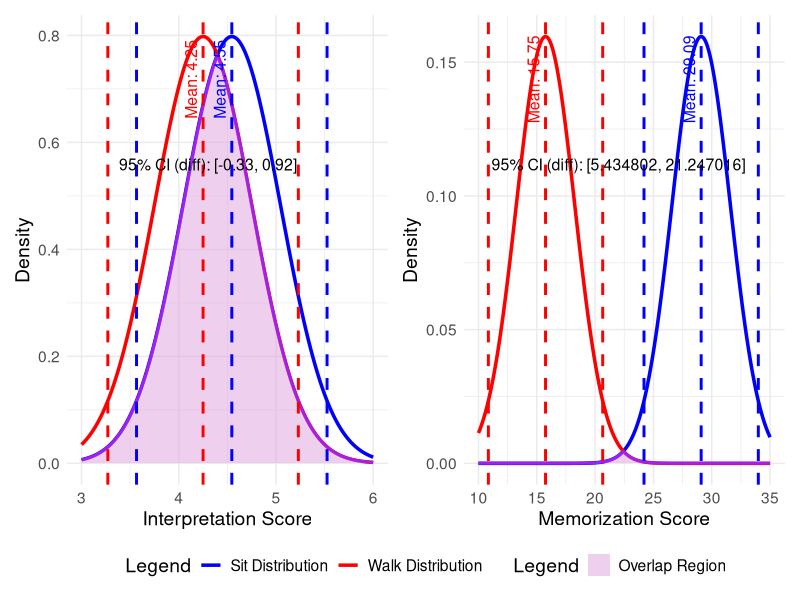

Write the R code that produced this figure.
# Install required packages if not already installed
# install.packages("ggplot2")
# install.packages("patchwork")
# install.packages("dplyr")
library(ggplot2)
library(patchwork)
library(dplyr)

## Plot 1: Interpretation Scores

# Define parameters for interpretation scores based on the provided test results
mean_sit_interp <- 4.545455  # Mean for sit_interp
mean_walk_interp <- 4.250000 # Mean for walk_interp
sd_interp <- 0.5             # Assumed standard deviation for demonstration
ci_lower_interp <- -0.33     # 95% CI for difference in means (annotation only)
ci_upper_interp <- 0.92

# Create a sequence of x-values covering both distributions
x_values_interp <- seq(3, 6, length.out = 1000)
df_interp <- data.frame(x = x_values_interp) %>%
  mutate(density_sit = dnorm(x, mean = mean_sit_interp, sd = sd_interp),
         density_walk = dnorm(x, mean = mean_walk_interp, sd = sd_interp),
         overlap = pmin(density_sit, density_walk))
max_density_interp <- max(c(df_interp$density_sit, df_interp$density_walk))

p1 <- ggplot(df_interp, aes(x = x)) +
  # Plot the distributions with specified colors
  geom_line(aes(y = density_sit, color = "Sit Distribution"), size = 1.2) +
  geom_line(aes(y = density_walk, color = "Walk Distribution"), size = 1.2) +
  # Shade the overlapping region in light green and outline it in purple
  geom_area(aes(y = overlap, fill = "Overlap Region"), alpha = 0.5) +
  geom_line(aes(y = overlap), color = "purple", size = 1) +
  # Add vertical dashed lines for the means
  geom_vline(xintercept = mean_sit_interp, linetype = "dashed", color = "blue", size = 1) +
  geom_vline(xintercept = mean_walk_interp, linetype = "dashed", color = "red", size = 1) +
  # Add dashed lines for the 95% CI for each distribution (using qnorm)
  geom_vline(xintercept = qnorm(0.025, mean = mean_sit_interp, sd = sd_interp), linetype = "dashed", color = "blue", size = 1) +
  geom_vline(xintercept = qnorm(0.975, mean = mean_sit_interp, sd = sd_interp), linetype = "dashed", color = "blue", size = 1) +
  geom_vline(xintercept = qnorm(0.025, mean = mean_walk_interp, sd = sd_interp), linetype = "dashed", color = "red", size = 1) +
  geom_vline(xintercept = qnorm(0.975, mean = mean_walk_interp, sd = sd_interp), linetype = "dashed", color = "red", size = 1) +
  # Annotate the means
  annotate("text", x = mean_sit_interp, y = max_density_interp * 0.9, 
           label = paste("Mean:", round(mean_sit_interp, 2)), 
           color = "blue", angle = 90, vjust = -0.5, size = 4) +
  annotate("text", x = mean_walk_interp, y = max_density_interp * 0.9, 
           label = paste("Mean:", round(mean_walk_interp, 2)), 
           color = "red", angle = 90, vjust = -0.5, size = 4) +
  # Annotate the confidence interval for the difference in means
  annotate("text", x = 4.3, y = max_density_interp * 0.7, 
           label = paste("95% CI (diff): [", ci_lower_interp, ", ", ci_upper_interp, "]", sep=""), 
           size = 4, color = "black") +
  labs(x = "Interpretation Score", y = "Density",
       color = "Legend", fill = "Legend") +
  scale_color_manual(values = c("Sit Distribution" = "blue",
                                "Walk Distribution" = "red",
                                "Overlap Region" = "purple")) +
  scale_fill_manual(values = c("Overlap Region" = "plum")) +
  theme_minimal() +
  theme(text = element_text(size = 14),
        plot.title = element_blank())

## Plot 2: Memorization Scores

# Define parameters for memorization scores based on the provided test results
mean_sit_memor <- 29.09091  # Mean for sit_memor
mean_walk_memor <- 15.75    # Mean for walk_memor
sd_memor <- 2.5             # Assumed standard deviation for demonstration
ci_lower_memor <- 5.434802
ci_upper_memor <- 21.247016

# Create a sequence of x-values covering both distributions
x_values_memor <- seq(10, 35, length.out = 1000)
df_memor <- data.frame(x = x_values_memor) %>%
  mutate(density_sit = dnorm(x, mean = mean_sit_memor, sd = sd_memor),
         density_walk = dnorm(x, mean = mean_walk_memor, sd = sd_memor),
         overlap = pmin(density_sit, density_walk))
max_density_memor <- max(c(df_memor$density_sit, df_memor$density_walk))

p2 <- ggplot(df_memor, aes(x = x)) +
  geom_line(aes(y = density_sit, color = "Sit Distribution"), size = 1.2) +
  geom_line(aes(y = density_walk, color = "Walk Distribution"), size = 1.2) +
  geom_area(aes(y = overlap, fill = "Overlap Region"), alpha = 0.5) +
  geom_line(aes(y = overlap), color = "purple", size = 1) +
  geom_vline(xintercept = mean_sit_memor, linetype = "dashed", color = "blue", size = 1) +
  geom_vline(xintercept = mean_walk_memor, linetype = "dashed", color = "red", size = 1) +
  # Dashed lines for the 95% CI for each distribution
  geom_vline(xintercept = qnorm(0.025, mean = mean_sit_memor, sd = sd_memor), linetype = "dashed", color = "blue", size = 1) +
  geom_vline(xintercept = qnorm(0.975, mean = mean_sit_memor, sd = sd_memor), linetype = "dashed", color = "blue", size = 1) +
  geom_vline(xintercept = qnorm(0.025, mean = mean_walk_memor, sd = sd_memor), linetype = "dashed", color = "red", size = 1) +
  geom_vline(xintercept = qnorm(0.975, mean = mean_walk_memor, sd = sd_memor), linetype = "dashed", color = "red", size = 1) +
  annotate("text", x = mean_sit_memor, y = max_density_memor * 0.9, 
           label = paste("Mean:", round(mean_sit_memor, 2)), 
           color = "blue", angle = 90, vjust = -0.5, size = 4) +
  annotate("text", x = mean_walk_memor, y = max_density_memor * 0.9, 
           label = paste("Mean:", round(mean_walk_memor, 2)), 
           color = "red", angle = 90, vjust = -0.5, size = 4) +
  annotate("text", x = 22, y = max_density_memor * 0.7, 
           label = paste("95% CI (diff): [", ci_lower_memor, ", ", ci_upper_memor, "]", sep=""), 
           size = 4, color = "black") +
  labs(x = "Memorization Score", y = "Density",
       color = "Legend", fill = "Legend") +
  scale_color_manual(values = c("Sit Distribution" = "blue",
                                "Walk Distribution" = "red",
                                "Overlap Region" = "purple")) +
  scale_fill_manual(values = c("Overlap Region" = "plum")) +
  theme_minimal() +
  theme(text = element_text(size = 14),
        plot.title = element_blank())

## Combine the two plots horizontally with a shared legend
combined_plot <- p1 + p2 + 
  plot_layout(guides = "collect") & 
  theme(legend.position = "bottom")

# Display the combined plot
print(combined_plot)

